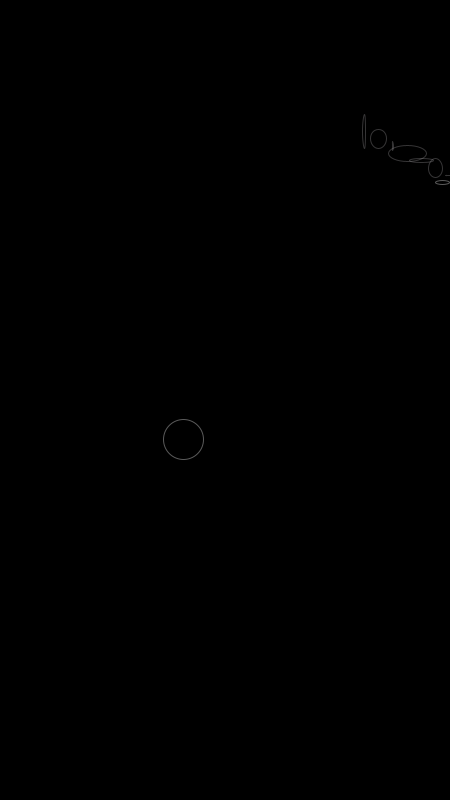
Frame 1 (no input)
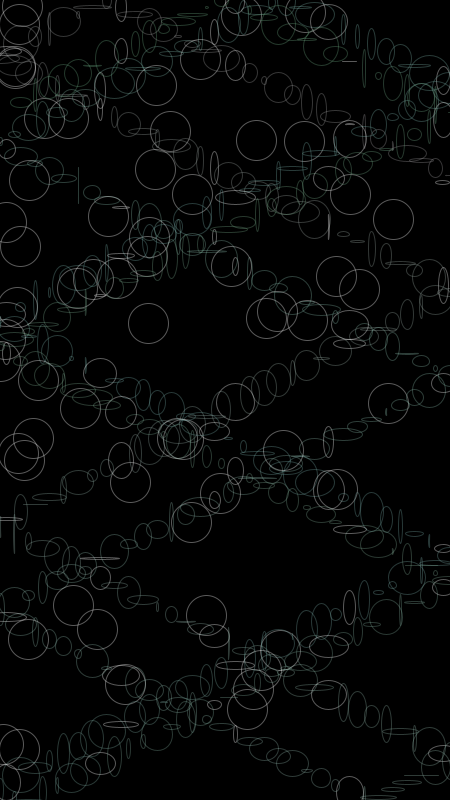
Frame 60 (the mouse pressed at the canvas centre just before this capture)
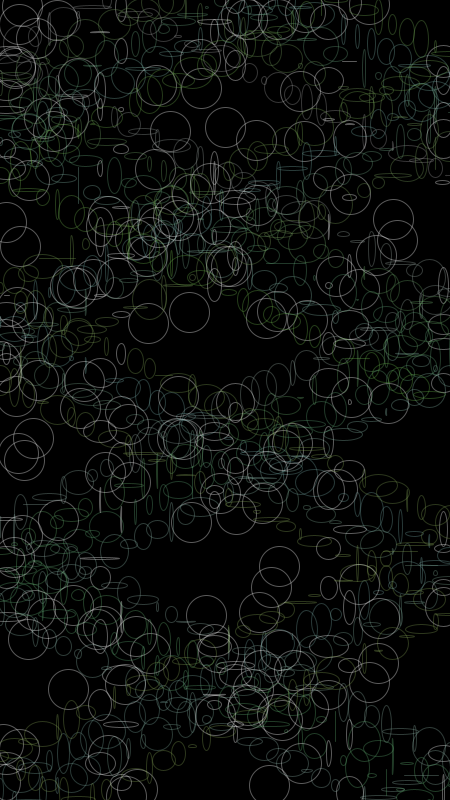
Frame 120 (the mouse held since frame 60 and released just before this capture)

The Processing sketch that drew these frames (run headless with seeded random() and noise(); from frame 60 on, the mouse is pressed at the canvas centre):

// Processing sketch: processing_74037
// ── processing_74037.pde

float r,g,b;
float x = 0;
float y = 0;
float w,h;
float vx,vy,gravity;
void setup()

{
  background(0);
  size(450,800);
 w = random (100,400);
 h = random (100,400);
 x = random (width);
 y = random (height);
 vx = random (-20,20);
 vy = random (-20,20);
 gravity = 0;
  smooth();
  //frameRate(5);
}

void draw()
{
//if(frameCount % 20 ==0)
{
  fill(0,20);
  noStroke();

  //rect(0,0,width,height);
  stroke(r, g, b, 90);
  //we're telling processing to move the coordiante system.
  //y=noise(frameCount*.01)*.02;
  //x=noise(frameCount*.01)*900;
  r =noise(frameCount*.01)*255;
  g =noise(frameCount*.01-124324)*255;
  b =noise(frameCount*.01+334324)*255;

  
  //y=noise(0,800)*.02;
  //x=noise(0,400)*.02;
  

  stroke(255,90);
  noFill();
  ellipse(random(0,400),random(0,800),40,40);

for (int i = 0; i < 800; i = i+100) {
  
pushMatrix();
  translate(0,0);
  //ellipse(random(0,i),random(0,i),40,40);
   x = x+vx;

 y+=vy;
 
 //add gravity to the velocity in y;
 vy+=gravity;
 
 
 vx*=1;
 
 //right side border
 if(x > width) 
 {
  vx = vx*-1;
  
   x = width;
 }
 
 //left side border
 if(x < 0)
 {
   vx*=-1;
   x = 0;
   
 }
 //bottom edge
 if (y > height)
 {
   
   vy*=-1;
   y = height;
 }
 
 if (y < 0)
 
 {
   vy*=-1;
   y= 0;
 }
  ellipse(x,y,random(0,40),random(0,40));
  //ellipse(random(0,800),random(0,i),random(0,i),random(0,i));
  stroke(r, g, b,90); 
popMatrix();
}


if (mousePressed)

{
 //line(mouseX,mouseY, random(y, x), random(x,y));
}



/*
line(x1, y1, x2, y2)
line(x1, y1, z1, x2, y2, z2)
Parameters  
x1  float: x-coordinate of the first point
y1  float: y-coordinate of the first point
x2  float: x-coordinate of the second point
y2  float: y-coordinate of the second point
z1  float: z-coordinate of the first point
z2  float: z-coordinate of the second point
*/
}

}
  

  

 void mouseMoved()

{

  //bezier(random(mouseX,mouseY),random(mouseX,mouseY),random(mouseX,mouseY),random(mouseX,mouseY),random(mouseX,mouseY),random(mouseX,mouseY), random(mouseX,mouseY),random(mouseX,mouseY));
  //ellipse(random(0,400),random(0,800),400,400);
  //line(random(mouseX,mouseY), random(mouseX,mouseY),random(mouseX,mouseY),random(mouseX,mouseY));
}
